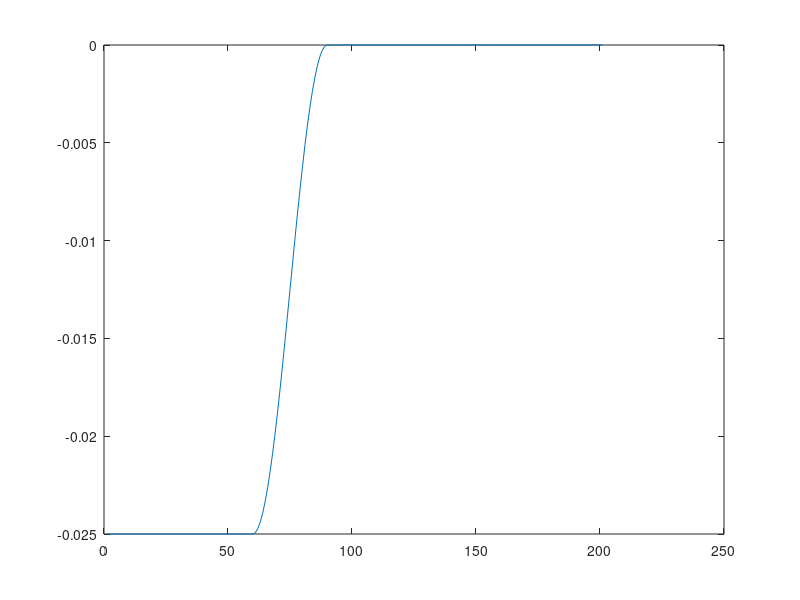

Source code (MATLAB): (Note: this script raises an error after producing the figure.)
close all
clear all

m = 120;
n = 200;
t = 2400;

dx = 25*10^3;
dy = 25*10^3;
% dt = 3600*3; % 
dt = 3600*1;

h = zeros(n,   m,   t);
u = zeros(n+1, m,   t);
v = zeros(n,   m+1, t);

%% Matriz Tau

Tau = zeros(n+1, m);

Tau(1:60, :) = -0.025;

for i = 61:90
    Tau(i, :) = ( sin( (i-60)*pi/(30*2) )^2 - 1 ) * 0.025;
end

beta=2.11e-11;

fv=(-1500:25:1500)*1e3*beta;

fu=(fv(1:120)+fv(2:121))/2;



figure
plot(Tau(:,1))

%% 
% 
% for kk=1:80, %80
%     t=1+(kk-1)*30;
%     [u, v, h] = matsuno(u, v, h, fu, fv, Tau, t); t,
%     for t=1+(kk-1)*30+1:1+(kk-1)*30+29,
%         [u, v, h] = leapfrog(u, v, h, fu, fv, Tau, t); t,
%     end
% end

%%
[u, v, h] = matsuno(u, v, h, fu, fv, Tau, 1);
for t=2:10;
    [u, v, h] = leapfrogSinDy(u, v, h, fu, fv, Tau, t); 
   
end